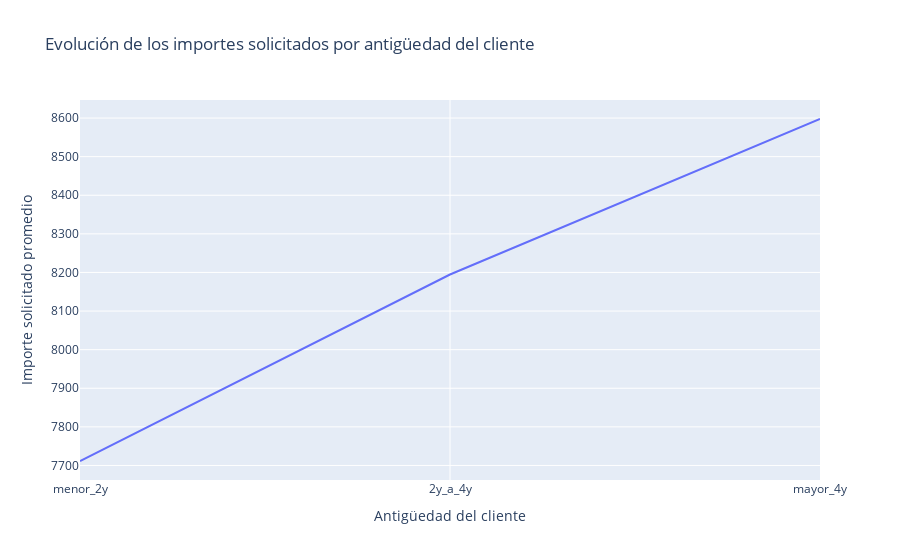

Source (notebook cell):
### Code cell
# Definir el orden personalizado
orden_antiguedad = ['menor_2y', '2y_a_4y', 'mayor_4y']

# Ordenar los datos según el orden personalizado
df_ordenado = df.groupby('antiguedad_cliente')['importe_solicitado'].mean().reset_index()
df_ordenado['antiguedad_cliente'] = pd.Categorical(df_ordenado['antiguedad_cliente'], categories=orden_antiguedad, ordered=True)
df_ordenado = df_ordenado.sort_values('antiguedad_cliente')

# Crear el gráfico de líneas
lineas_importes_antiguedad = px.line(df_ordenado, x='antiguedad_cliente', y='importe_solicitado',
                                     title='Evolución de los importes solicitados por antigüedad del cliente')
lineas_importes_antiguedad.update_layout(xaxis_title='Antigüedad del cliente', yaxis_title='Importe solicitado promedio')
lineas_importes_antiguedad.show()

### Figure 1 — Plotly figure (JSON) as saved in the notebook; plotly's stock layout.template omitted (floating-point values rounded to 4 significant figures)
{"data": [{"hovertemplate": "antiguedad_cliente=%{x}<br>importe_solicitado=%{y}<extra></extra>", "legendgroup": "", "line": {"color": "#636efa", "dash": "solid"}, "marker": {"symbol": "circle"}, "mode": "lines", "name": "", "orientation": "v", "showlegend": false, "type": "scatter", "x": ["menor_2y", "2y_a_4y", "mayor_4y"], "xaxis": "x", "y": [7712.0, 8195.0, 8598.0], "yaxis": "y"}], "layout": {"legend": {"tracegroupgap": 0}, "title": {"text": "Evolución de los importes solicitados por antigüedad del cliente"}, "xaxis": {"anchor": "y", "domain": [0, 1], "title": {"text": "Antigüedad del cliente"}}, "yaxis": {"anchor": "x", "domain": [0, 1], "title": {"text": "Importe solicitado promedio"}}}}
